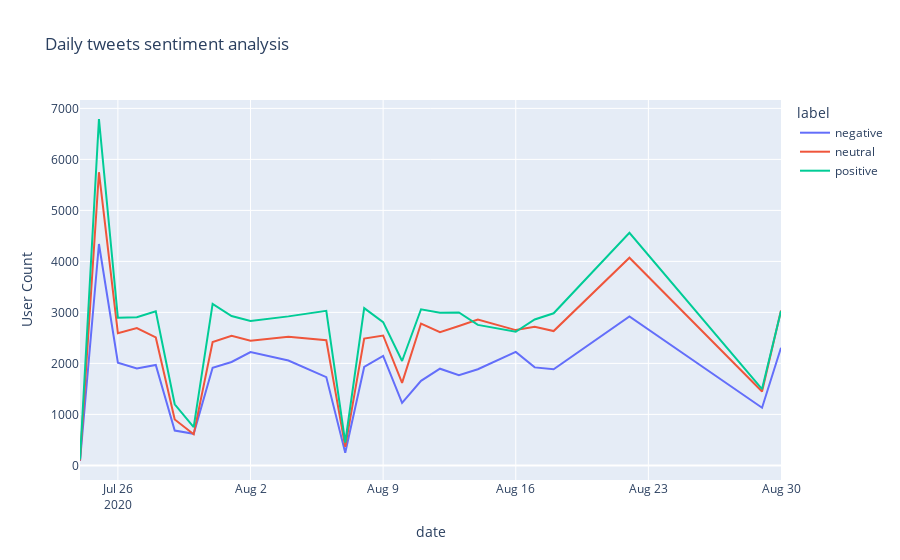

The notebook cell this image was saved under:
### Code cell
# sns.lineplot(data=df_plot,x='date',y='User Count',hue='label')
# using plotly seems better than seaborn
px.line(data_frame=df_plot,x='date',y='User Count',color='label',title='Daily tweets sentiment analysis')

### Figure 1 — Plotly figure (JSON) as saved in the notebook; plotly's stock layout.template omitted (floating-point values rounded to 4 significant figures)
{"data": [{"hovertemplate": "label=negative<br>date=%{x}<br>User Count=%{y}<extra></extra>", "legendgroup": "negative", "line": {"color": "#636efa", "dash": "solid"}, "marker": {"symbol": "circle"}, "mode": "lines", "name": "negative", "orientation": "v", "showlegend": true, "type": "scatter", "x": ["2020-07-24", "2020-07-25", "2020-07-26", "2020-07-27", "2020-07-28", "2020-07-29", "2020-07-30", "2020-07-31", "2020-08-01", "2020-08-02", "2020-08-04", "2020-08-06", "2020-08-07", "2020-08-08", "2020-08-09", "2020-08-10", "2020-08-11", "2020-08-12", "2020-08-13", "2020-08-14", "2020-08-16", "2020-08-17", "2020-08-18", "2020-08-22", "2020-08-29", "2020-08-30"], "xaxis": "x", "y": [86, 4341, 2014, 1902, 1969, 683, 619, 1914, 2028, 2223, 2056, 1731, 249, 1929, 2145, 1227, 1658, 1896, 1770, 1886, 2226, 1922, 1884, 2922, 1130, 2308], "yaxis": "y"}, {"hovertemplate": "label=neutral<br>date=%{x}<br>User Count=%{y}<extra></extra>", "legendgroup": "neutral", "line": {"color": "#EF553B", "dash": "solid"}, "marker": {"symbol": "circle"}, "mode": "lines", "name": "neutral", "orientation": "v", "showlegend": true, "type": "scatter", "x": ["2020-07-24", "2020-07-25", "2020-07-26", "2020-07-27", "2020-07-28", "2020-07-29", "2020-07-30", "2020-07-31", "2020-08-01", "2020-08-02", "2020-08-04", "2020-08-06", "2020-08-07", "2020-08-08", "2020-08-09", "2020-08-10", "2020-08-11", "2020-08-12", "2020-08-13", "2020-08-14", "2020-08-16", "2020-08-17", "2020-08-18", "2020-08-22", "2020-08-29", "2020-08-30"], "xaxis": "x", "y": [94, 5748, 2592, 2694, 2508, 899, 609, 2419, 2543, 2445, 2522, 2453, 362, 2487, 2547, 1617, 2781, 2613, 2732, 2859, 2653, 2716, 2634, 4072, 1450, 3038], "yaxis": "y"}, {"hovertemplate": "label=positive<br>date=%{x}<br>User Count=%{y}<extra></extra>", "legendgroup": "positive", "line": {"color": "#00cc96", "dash": "solid"}, "marker": {"symbol": "circle"}, "mode": "lines", "name": "positive", "orientation": "v", "showlegend": true, "type": "scatter", "x": ["2020-07-24", "2020-07-25", "2020-07-26", "2020-07-27", "2020-07-28", "2020-07-29", "2020-07-30", "2020-07-31", "2020-08-01", "2020-08-02", "2020-08-04", "2020-08-06", "2020-08-07", "2020-08-08", "2020-08-09", "2020-08-10", "2020-08-11", "2020-08-12", "2020-08-13", "2020-08-14", "2020-08-16", "2020-08-17", "2020-08-18", "2020-08-22", "2020-08-29", "2020-08-30"], "xaxis": "x", "y": [115, 6792, 2894, 2904, 3023, 1198, 752, 3167, 2929, 2832, 2922, 3030, 449, 3084, 2808, 2047, 3061, 2991, 2998, 2755, 2621, 2862, 2982, 4561, 1497, 3029], "yaxis": "y"}], "layout": {"legend": {"title": {"text": "label"}, "tracegroupgap": 0}, "title": {"text": "Daily tweets sentiment analysis"}, "xaxis": {"anchor": "y", "domain": [0, 1], "title": {"text": "date"}}, "yaxis": {"anchor": "x", "domain": [0, 1], "title": {"text": "User Count"}}}}
